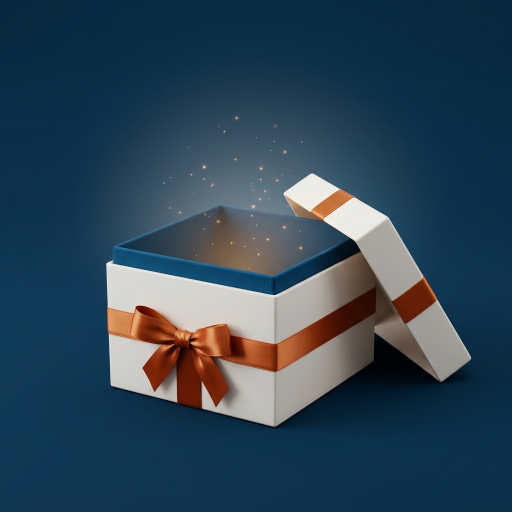
#> input picture assets/hero-box.jpg, 1024 x 1024 px, found by its file name (shown at 1/2 size)
$ python make_cutout.py
#> lines starting #> are read from the running program, lines starting #| are printed output that depends on the picture
from PIL import Image, ImageDraw

src_path = r"C:\Users\ESMIS 2601\.gemini\antigravity\scratch\proptii-30day-motion\assets\hero-box.jpg"
out_cutout = r"C:\Users\ESMIS 2601\.gemini\antigravity\scratch\proptii-30day-motion\assets\gift-box-cutout.png"
preview_path = r"C:\Users\ESMIS 2601\.gemini\antigravity\brain\613858a4-7b73-4a34-bfa4-af3bec7a516a\scratch\box_cutout_preview.png"

im = Image.open(src_path).convert("RGBA")
w, h = im.size
#> w = 1024; h = 1024
px = im.load()

scale = 4
mask_hi = Image.new("L", (w * scale, h * scale), 0)
#> mask_hi: PIL image 4096x4096 L; every value is 0
draw_hi = ImageDraw.Draw(mask_hi)

poly = [
    (213, 524),
    (228, 529),
    (230, 495),
    (433, 415),
    (591, 435),
    (569, 385),
    (572, 381),
    (619, 353),
    (624, 352),
    (760, 429),
    (934, 701),
    (933, 706),
    (883, 744),
    (876, 744),
    (746, 646),
    (746, 714),
    (544, 833),
    (532, 834),
    (224, 754),
    (220, 749),
    (213, 524),
]

poly_scaled = [(x * scale, y * scale) for (x, y) in poly]
draw_hi.polygon(poly_scaled, fill=255)
mask = mask_hi.resize((w, h), Image.Resampling.LANCZOS)
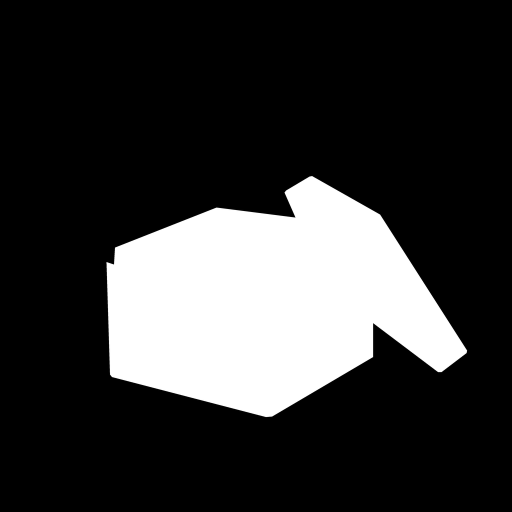
#> mask: PIL image 1024x1024 L (shown at 1/2 size); min 0, max 255, mean 53.5

mask_px = mask.load()
out_im = Image.new("RGBA", (w, h), (0, 0, 0, 0))
#> out_im: PIL image 1024x1024 RGBA; every value is 0
out_px = out_im.load()

for y in range(h):
    for x in range(w):
        r, g, b, _ = px[x, y]
        a = mask_px[x, y]
        if a > 0:
            out_px[x, y] = (r, g, b, a)

bbox = out_im.getbbox()
#> bbox = (210, 350, 937, 837)
pad = 8
crop_box = (max(0, bbox[0] - pad), max(0, bbox[1] - pad), min(w, bbox[2] + pad), min(h, bbox[3] + pad))
#> crop_box = (202, 342, 945, 845)
cropped = out_im.crop(crop_box)
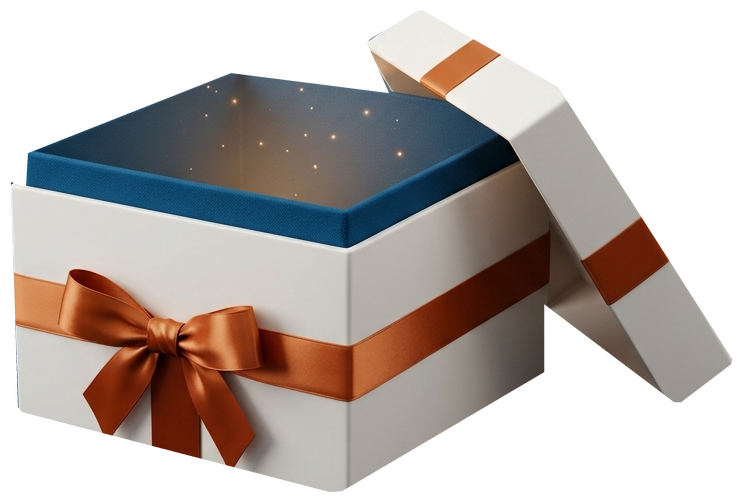
#> cropped: PIL image 743x503 RGBA; mean R, G, B, A 82.3, 73.8, 69.8, 150.1; transparent parts drawn white
cropped.save(out_cutout)

bg = Image.new("RGBA", cropped.size, (234, 244, 253, 255))
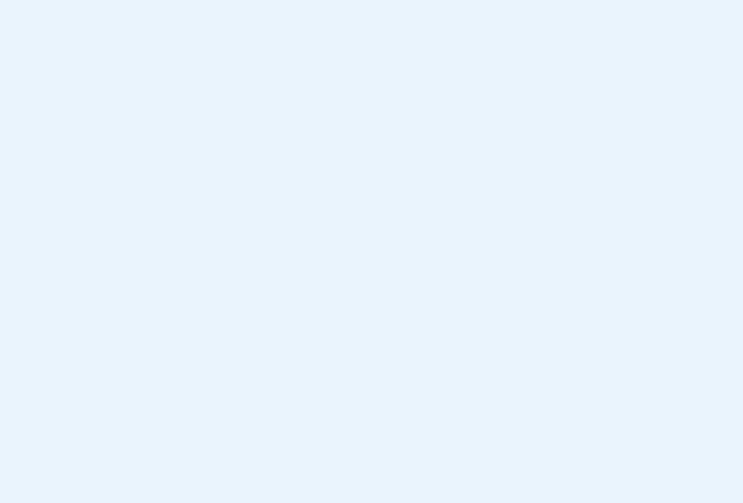
#> bg: PIL image 743x503 RGBA; mean R, G, B, A 234, 244, 253, 255
bg.alpha_composite(cropped)
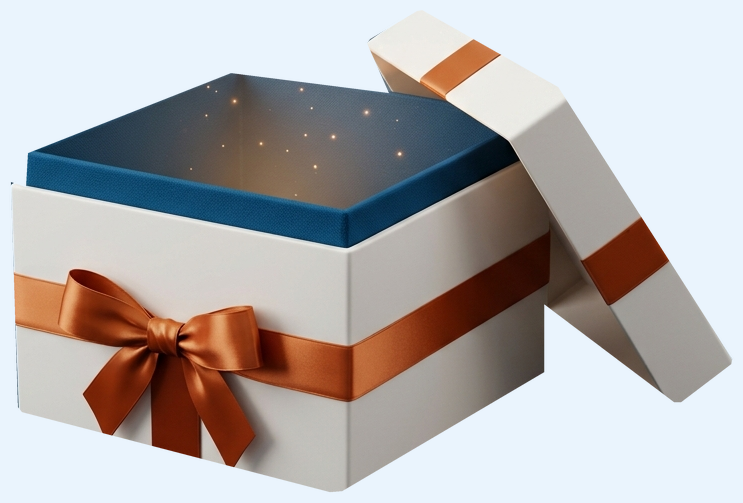
#> bg: PIL image 743x503 RGBA; mean R, G, B, A 177.5, 173, 172.7, 255
bg.save(preview_path)
print("Saved perfected cutout:", cropped.size)
#| Saved perfected cutout: (743, 503)

$ run again, with assets/builder-landlord-review.jpg copied over assets/hero-box.jpg
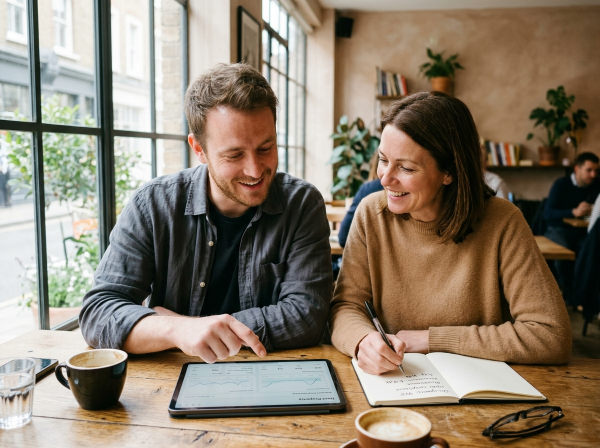
#> input picture assets/builder-landlord-review.jpg, 1200 x 896 px, found by its file name (shown at 1/2 size)
#> mask_hi: PIL image 4800x3584 L; every value is 0
#> `mask = mask_hi.resize((w, h), Image.Resampling.LANCZOS)`:
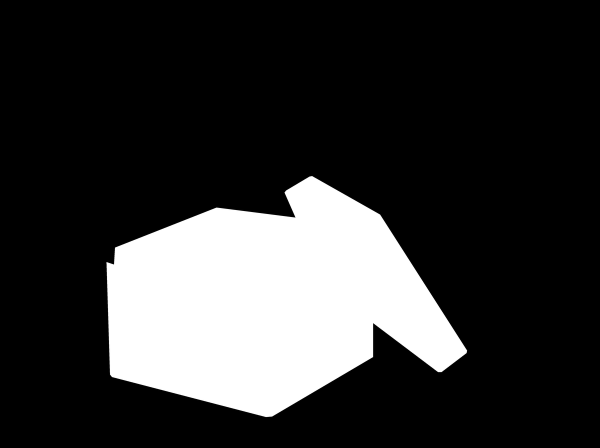
#> mask: PIL image 1200x896 L (shown at 1/2 size); min 0, max 255, mean 52.2
#> out_im: PIL image 1200x896 RGBA; every value is 0
#> bbox = (210, 350, 937, 837)
#> crop_box = (202, 342, 945, 845)
#> `bg.alpha_composite(cropped)`:
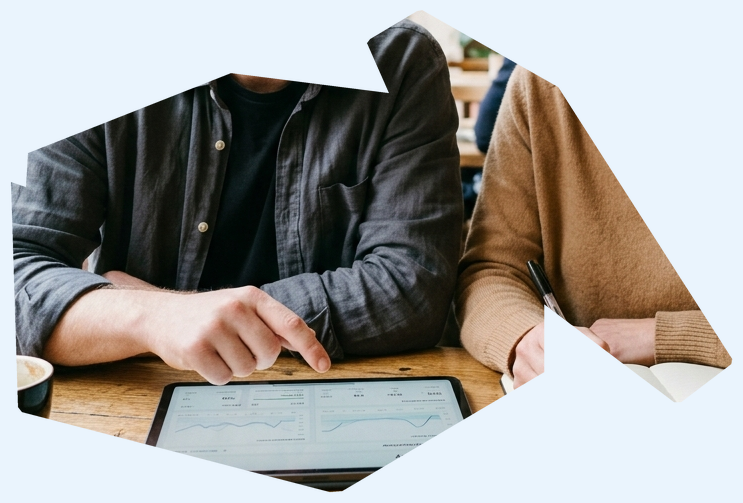
#> bg: PIL image 743x503 RGBA; mean R, G, B, A 159.3, 157.4, 154.5, 255
#| Saved perfected cutout: (743, 503)
